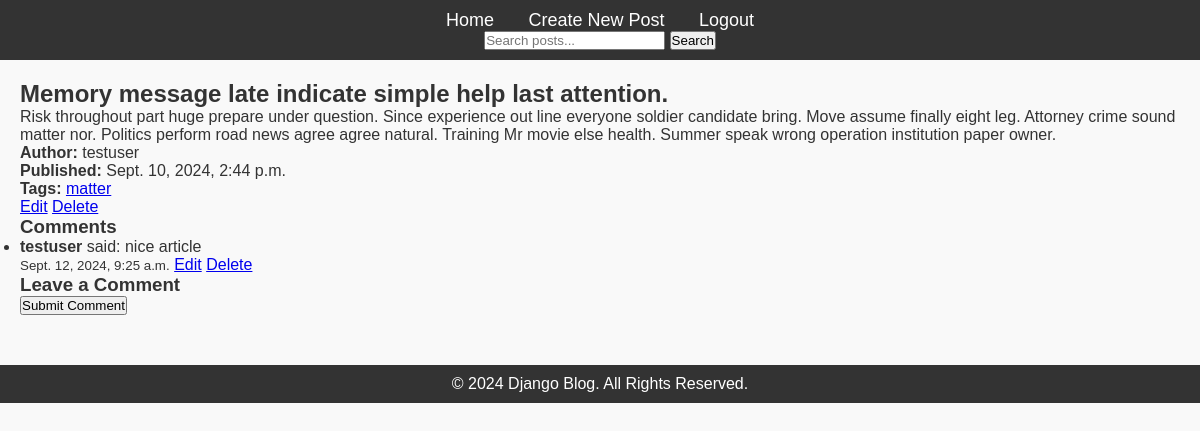
The page /post/8/ (signed in) on the database its author committed.
### blog/models.py (models this page shows, shortened)
class Post(models.Model):
    title = models.CharField(max_length=100)
    content = models.TextField()
    published_date = models.DateTimeField(auto_now_add=True)
    author = models.ForeignKey(User, on_delete=models.CASCADE)
    tags = TaggableManager()

class Comment(models.Model):
    post = models.ForeignKey(Post, related_name='comments', on_delete=models.CASCADE)
    author = models.ForeignKey(User, on_delete=models.CASCADE)
    content = models.TextField()
    created_at = models.DateTimeField(auto_now_add=True)
    updated_at = models.DateTimeField(auto_now=True)

### blog/views.py (the view)
# urls.py: path('post/<int:pk>/', PostDetailView.as_view(), name='post-detail'),
class PostDetailView(LoginRequiredMixin, DetailView):
    model = Post
    template_name = 'blog/post_detail.html'

### blog/templates/blog/post_detail.html (shortened to what this page needs)
{% extends 'blog/base.html' %}
{% block content %}
    <h2>{{ object.title }}</h2>
    <p>{{ object.content }}</p>
    <p><strong>Author:</strong> {{ object.author }}</p>
    <p><strong>Published:</strong> {{ object.published_date }}</p>
    <p><strong>Tags:</strong>
        {% for tag in object.tags.all %}
            <a href="{% url 'post-search' %}?q={{ tag }}">{{ tag }}</a>{% if not forloop.last %}, {% endif %}
        {% endfor %}
    </p>
    {% if user == object.author %}
        <a href="{% url 'post-update' object.id %}">Edit</a>
        <a href="{% url 'post-delete' object.id %}">Delete</a>
    {% endif %}
    <h3>Comments</h3>
    <ul>
        {% for comment in object.comments.all %}
            <li>
                <strong>{{ comment.author }}</strong> said: {{ comment.content }}
                <br><small>{{ comment.created_at }}</small>
                {% if comment.author == user %}
                    <a href="{% url 'edit-comment' comment.id %}">Edit</a>
                    <a href="{% url 'delete-comment' comment.id %}">Delete</a>
                {% endif %}
            </li>
        {% empty %}
            <li>No comments yet. Be the first to comment!</li>
        {% endfor %}
    </ul>
    <h3>Leave a Comment</h3>
    {% if user.is_authenticated %}
        <form method="post" action="{% url 'add-comment' object.id %}">
            <button type="submit">Submit Comment</button>
        </form>
    {% else %}
        <p><a href="{% url 'login' %}">Log in</a> to leave a comment.</p>
    {% endif %}
{% endblock %}

### blog/static/css/styles.css (style rules this page uses)
* { margin: 0; padding: 0; box-sizing: border-box; }
body { font-family: Arial, sans-serif; background-color: #f9f9f9; color: #333; }

### rows shown on the page
Post: title "Memory message late indicate simple help last attention.", content "Risk throughout part huge prepare under question. Since experience out line everyone soldier candidate bring. Move assume finally eight leg. Attorney crime sound matter nor. Politics perform road news agree agree natural. Training Mr movie else health. Summer speak wrong operation institution paper owner.", author "testuser", published_date "Sept. 10, 2024, 2:44 p.m."
Tag: name "matter"
Comment: author "testuser", content "nice article", created_at "Sept. 12, 2024, 9:25 a.m.", shows "Edit"
